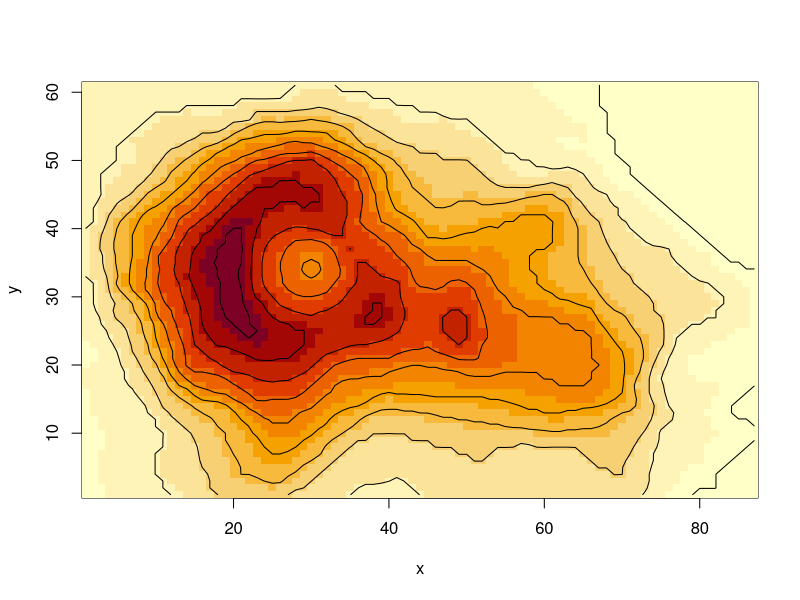
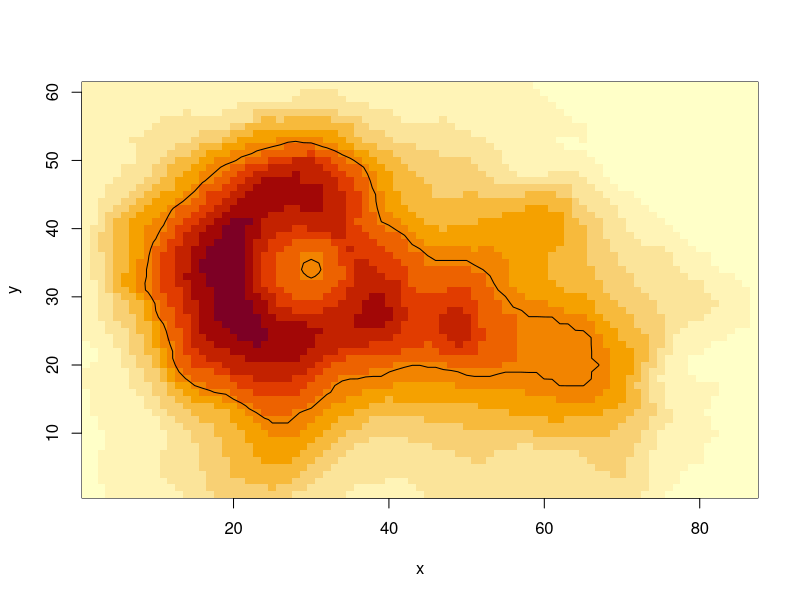
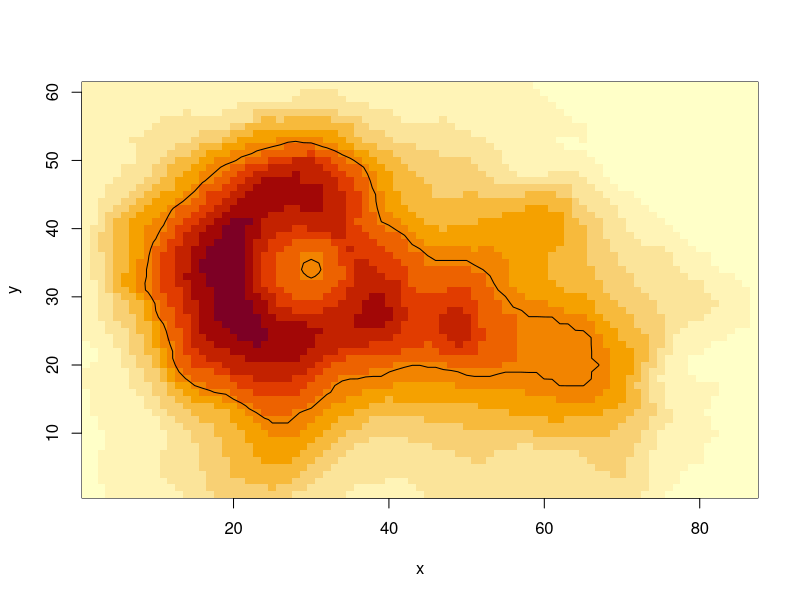

These figures' R source, in order:


x = 1:nrow(volcano)
y = 1:ncol(volcano)

image(x, y, volcano)

temp = contourLines(x, y, volcano)

for(i in 1:length(temp)) lines(temp[[i]]$x, temp[[i]]$y)



image(x, y, volcano)

temp = contourLines(x, y, volcano, levels = 150)

for(i in 1:length(temp)) lines(temp[[i]]$x, temp[[i]]$y)


options("max.contour.segments" = 10000)

image(x, y, volcano)

temp = contourLines(x, y, volcano, levels = 150)

for(i in 1:length(temp)) lines(temp[[i]]$x, temp[[i]]$y)
